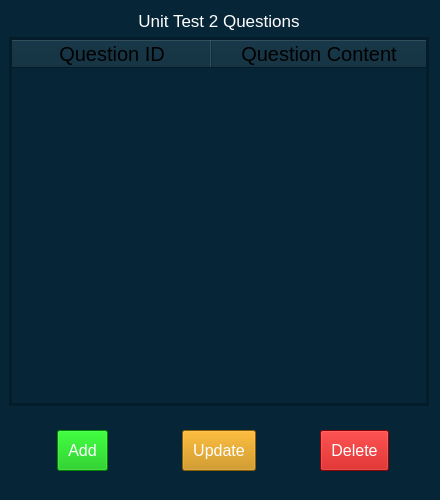
                                     <widget class="QWidget" name="widget_16" native="true">
                                      <property name="minimumSize">
                                       <size>
                                        <width>0</width>
                                        <height>500</height>
                                       </size>
                                      </property>
                                      <property name="styleSheet">
                                       <string notr="true">background-color: rgb(6, 38, 56);
color: rgb(255, 255, 255);</string>
                                      </property>
                                      <layout class="QVBoxLayout" name="verticalLayout_73">
                                       <property name="leftMargin">
                                        <number>9</number>
                                       </property>
                                       <item>
                                        <widget class="QLabel" name="label_9">
                                         <property name="font">
                                          <font>
                                           <pointsize>13</pointsize>
                                          </font>
                                         </property>
                                         <property name="text">
                                          <string>Unit Test 2 Questions</string>
                                         </property>
                                         <property name="alignment">
                                          <set>Qt::AlignCenter</set>
                                         </property>
                                        </widget>
                                       </item>
                                       <item>
                                        <widget class="QWidget" name="widget_19" native="true">
                                         <layout class="QVBoxLayout" name="verticalLayout_81">
                                          <property name="spacing">
                                           <number>0</number>
                                          </property>
                                          <property name="leftMargin">
                                           <number>0</number>
                                          </property>
                                          <property name="topMargin">
                                           <number>0</number>
                                          </property>
                                          <property name="rightMargin">
                                           <number>0</number>
                                          </property>
                                          <property name="bottomMargin">
                                           <number>0</number>
                                          </property>
                                          <item>
                                           <widget class="QFrame" name="frame_27">
                                            <property name="sizePolicy">
                                             <sizepolicy hsizetype="Preferred" vsizetype="Preferred">
                                              <horstretch>0</horstretch>
                                              <verstretch>0</verstretch>
                                             </sizepolicy>
                                            </property>
                                            <property name="styleSheet">
                                             <string notr="true"/>
                                            </property>
                                            <property name="frameShape">
                                             <enum>QFrame::StyledPanel</enum>
                                            </property>
                                            <property name="frameShadow">
                                             <enum>QFrame::Raised</enum>
                                            </property>
                                            <layout class="QVBoxLayout" name="verticalLayout_77">
                                             <property name="spacing">
                                              <number>0</number>
                                             </property>
                                             <property name="leftMargin">
                                              <number>0</number>
                                             </property>
                                             <property name="topMargin">
                                              <number>0</number>
                                             </property>
                                             <property name="rightMargin">
                                              <number>0</number>
                                             </property>
                                             <property name="bottomMargin">
                                              <number>0</number>
                                             </property>
                                             <item>
                                              <widget class="QFrame" name="frame_28">
                                               <property name="styleSheet">
                                                <string notr="true"/>
                                               </property>
                                               <property name="frameShape">
                                                <enum>QFrame::StyledPanel</enum>
                                               </property>
                                               <property name="frameShadow">
                                                <enum>QFrame::Raised</enum>
                                               </property>
                                               <layout class="QVBoxLayout" name="verticalLayout_80">
                                                <property name="spacing">
                                                 <number>0</number>
                                                </property>
                                                <property name="leftMargin">
                                                 <number>0</number>
                                                </property>
                                                <property name="topMargin">
                                                 <number>0</number>
                                                </property>
                                                <property name="rightMargin">
                                                 <number>0</number>
                                                </property>
                                                <property name="bottomMargin">
                                                 <number>0</number>
                                                </property>
                                                <item>
                                                 <widget class="QTableWidget" name="tableWidget_3">
                                                  <property name="font">
                                                   <font>
                                                    <pointsize>15</pointsize>
                                                   </font>
                                                  </property>
                                                  <property name="styleSheet">
                                                   <string notr="true">color: rgb(255, 255, 255);
gridline-color: rgb(255, 255, 255);
</string>
                                                  </property>
                                                  <property name="sizeAdjustPolicy">
                                                   <enum>QAbstractScrollArea::AdjustToContentsOnFirstShow</enum>
                                                  </property>
                                                  <property name="editTriggers">
                                                   <set>QAbstractItemView::NoEditTriggers</set>
                                                  </property>
                                                  <property name="sortingEnabled">
                                                   <bool>true</bool>
                                                  </property>
                                                  <property name="rowCount">
                                                   <number>0</number>
                                                  </property>
                                                  <property name="columnCount">
                                                   <number>2</number>
                                                  </property>
                                                  <attribute name="horizontalHeaderDefaultSectionSize">
                                                   <number>200</number>
                                                  </attribute>
                                                  <attribute name="horizontalHeaderStretchLastSection">
                                                   <bool>true</bool>
                                                  </attribute>
                                                  <attribute name="verticalHeaderVisible">
                                                   <bool>false</bool>
                                                  </attribute>
                                                  <column>
                                                   <property name="text">
                                                    <string>Question ID</string>
                                                   </property>
                                                   <property name="font">
                                                    <font>
                                                     <pointsize>15</pointsize>
                                                    </font>
                                                   </property>
                                                   <property name="background">
                                                    <color>
                                                     <red>255</red>
                                                     <green>255</green>
                                                     <blue>255</blue>
                                                    </color>
                                                   </property>
                                                   <property name="foreground">
                                                    <brush brushstyle="SolidPattern">
                                                     <color alpha="255">
                                                      <red>0</red>
                                                      <green>0</green>
                                                      <blue>0</blue>
                                                     </color>
                                                    </brush>
                                                   </property>
                                                  </column>
                                                  <column>
                                                   <property name="text">
                                                    <string>Question Content</string>
                                                   </property>
                                                   <property name="font">
                                                    <font>
                                                     <pointsize>15</pointsize>
                                                    </font>
                                                   </property>
                                                   <property name="foreground">
                                                    <brush brushstyle="SolidPattern">
                                                     <color alpha="255">
                                                      <red>0</red>
                                                      <green>0</green>
                                                      <blue>0</blue>
                                                     </color>
                                                    </brush>
                                                   </property>
                                                  </column>
                                                 </widget>
                                                </item>
                                               </layout>
                                              </widget>
                                             </item>
                                            </layout>
                                           </widget>
                                          </item>
                                         </layout>
                                        </widget>
                                       </item>
                                       <item>
                                        <widget class="QWidget" name="widget_27" native="true">
                                         <layout class="QHBoxLayout" name="horizontalLayout_13">
                                          <item>
                                           <widget class="QWidget" name="widget_29" native="true">
                                            <property name="styleSheet">
                                             <string notr="true">color: rgb(255, 255, 255);</string>
                                            </property>
                                            <layout class="QVBoxLayout" name="verticalLayout_94">
                                             <item alignment="Qt::AlignHCenter">
                                              <widget class="QPushButton" name="unit2_create_pushButton">
                                               <property name="font">
                                                <font>
                                                 <pointsize>12</pointsize>
                                                </font>
                                               </property>
                                               <property name="styleSheet">
                                                <string notr="true">#unit2_create_pushButton{
	background-color: rgb(0, 189, 0);
	padding-left: 10px;
	padding-bottom: 10px;
	padding-top: 10px;
	padding-right: 10px;
}
#unit2_create_pushButton:hover{
	background-color: rgb(110, 197, 115);
	padding-left: 10px;
	padding-bottom: 10px;
	padding-top: 10px;
	padding-right: 10px;
}
#unit2_create_pushButton:pressed{
	background-color: rgba(0, 189, 0,150);
	padding-left: 10px;
	padding-bottom: 10px;
	padding-top: 10px;
	padding-right: 10px;
}</string>
                                               </property>
                                               <property name="text">
                                                <string>Add</string>
                                               </property>
                                               <property name="icon">
                                                <iconset resource="res.qrc">
                                                 <normaloff>:/icons/icons/plus-square.svg</normaloff>:/icons/icons/plus-square.svg</iconset>
                                               </property>
                                               <property name="iconSize">
                                                <size>
                                                 <width>25</width>
                                                 <height>25</height>
                                                </size>
                                               </property>
                                              </widget>
                                             </item>
                                            </layout>
                                           </widget>
                                          </item>
                                          <item>
                                           <widget class="QWidget" name="widget_30" native="true">
                                            <property name="styleSheet">
                                             <string notr="true">color: rgb(255, 255, 255);</string>
                                            </property>
                                            <layout class="QVBoxLayout" name="verticalLayout_95">
                                             <item alignment="Qt::AlignHCenter">
                                              <widget class="QPushButton" name="unit2_update_pushButton">
                                               <property name="font">
                                                <font>
                                                 <pointsize>12</pointsize>
                                                </font>
                                               </property>
                                               <property name="styleSheet">
                                                <string notr="true">#unit2_update_pushButton{
	background-color: rgb(199, 133, 0);
	padding-left: 10px;
	padding-bottom: 10px;
	padding-top: 10px;
	padding-right: 10px;
}
#unit2_update_pushButton:hover{
	background-color: rgb(213, 181, 53);
	padding-left: 10px;
	padding-bottom: 10px;
	padding-top: 10px;
	padding-right: 10px;
}
#unit2_update_pushButton:pressed{
	background-color: rgba(199, 133, 0,150);
	padding-left: 10px;
	padding-bottom: 10px;
	padding-top: 10px;
	padding-right: 10px;
}</string>
                                               </property>
                                               <property name="text">
                                                <string>Update</string>
                                               </property>
                                               <property name="icon">
                                                <iconset resource="res.qrc">
                                                 <normaloff>:/icons/icons/rotate-ccw.svg</normaloff>:/icons/icons/rotate-ccw.svg</iconset>
                                               </property>
                                               <property name="iconSize">
                                                <size>
                                                 <width>25</width>
                                                 <height>25</height>
                                                </size>
                                               </property>
                                              </widget>
                                             </item>
                                            </layout>
                                           </widget>
                                          </item>
                                          <item>
                                           <widget class="QWidget" name="widget_28" native="true">
                                            <property name="styleSheet">
                                             <string notr="true">color: rgb(255, 255, 255);</string>
                                            </property>
                                            <layout class="QVBoxLayout" name="verticalLayout_93">
                                             <item alignment="Qt::AlignHCenter">
                                              <widget class="QPushButton" name="unit2_delete_pushButton">
                                               <property name="font">
                                                <font>
                                                 <pointsize>12</pointsize>
                                                </font>
                                               </property>
                                               <property name="styleSheet">
                                                <string notr="true">#unit2_delete_pushButton{
	background-color: rgb(195, 0, 0);
	padding-left: 10px;
	padding-bottom: 10px;
	padding-top: 10px;
	padding-right: 10px;
}
#unit2_delete_pushButton:hover{
	background-color: rgb(212, 80, 80);
	padding-left: 10px;
	padding-bottom: 10px;
	padding-top: 10px;
	padding-right: 10px;
}
#unit2_delete_pushButton:pressed{
	background-color: rgba(195, 0, 0,150);
	padding-left: 10px;
	padding-bottom: 10px;
	padding-top: 10px;
	padding-right: 10px;
}</string>
                                               </property>
                                               <property name="text">
                                                <string>Delete</string>
                                               </property>
                                               <property name="icon">
                                                <iconset resource="res.qrc">
                                                 <normaloff>:/icons/icons/trash-2.svg</normaloff>:/icons/icons/trash-2.svg</iconset>
                                               </property>
                                               <property name="iconSize">
                                                <size>
                                                 <width>25</width>
                                                 <height>25</height>
                                                </size>
                                               </property>
                                              </widget>
                                             </item>
                                            </layout>
                                           </widget>
                                          </item>
                                         </layout>
                                        </widget>
                                       </item>
                                      </layout>
                                     </widget>
